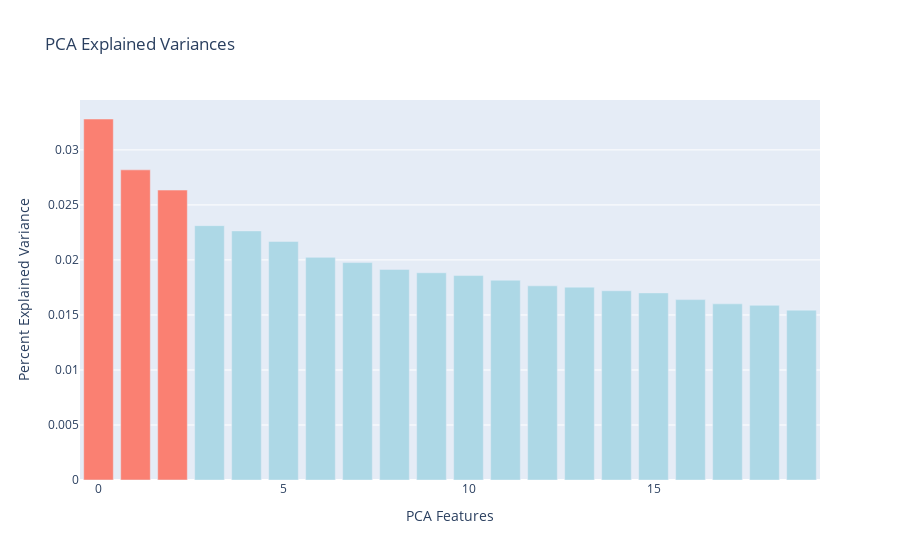

The code cell stored with this chart in its notebook:
### Code cell
#Apply Principal Component Analysis for dimensionality reduction
pca = PCA(n_components=20)
principalComponents = pca.fit_transform(scaled_features)
features = list(range(pca.n_components_))

# Plot the explained variances
#plt.bar(features, pca.explained_variance_ratio_, color='black')
#plt.xlabel('PCA features')
#plt.ylabel('variance %')
#plt.xticks(features)
#plt.show()

colors = ['lightblue',] * 30
colors[0:2] = ['salmon']*3

fig = go.Figure()
fig.add_trace(go.Bar(x=features,y=pca.explained_variance_ratio_,marker_color=colors))
fig.update_layout(title='PCA Explained Variances',
                  xaxis_title='PCA Features',
                  yaxis_title='Percent Explained Variance',
                 )
fig.show()

### Figure 1 — Plotly figure (JSON) as saved in the notebook; plotly's stock layout.template omitted (floating-point values rounded to 4 significant figures)
{"data": [{"marker": {"color": ["salmon", "salmon", "salmon", "lightblue", "lightblue", "lightblue", "lightblue", "lightblue", "lightblue", "lightblue", "lightblue", "lightblue", "lightblue", "lightblue", "lightblue", "lightblue", "lightblue", "lightblue", "lightblue", "lightblue", "lightblue", "lightblue", "lightblue", "lightblue", "lightblue", "lightblue", "lightblue", "lightblue", "lightblue", "lightblue", "lightblue"]}, "type": "bar", "x": [0, 1, 2, 3, 4, 5, 6, 7, 8, 9, 10, 11, 12, 13, 14, 15, 16, 17, 18, 19], "y": [0.03281, 0.02819, 0.02635, 0.02312, 0.02264, 0.02168, 0.02023, 0.01976, 0.01914, 0.01884, 0.01858, 0.01816, 0.01765, 0.01753, 0.0172, 0.017, 0.01639, 0.01601, 0.01587, 0.01544]}], "layout": {"autosize": true, "title": {"text": "PCA Explained Variances"}, "xaxis": {"autorange": true, "range": [-0.5, 19.5], "title": {"text": "PCA Features"}, "type": "linear"}, "yaxis": {"autorange": true, "range": [0, 0.03453], "title": {"text": "Percent Explained Variance"}, "type": "linear"}}}
